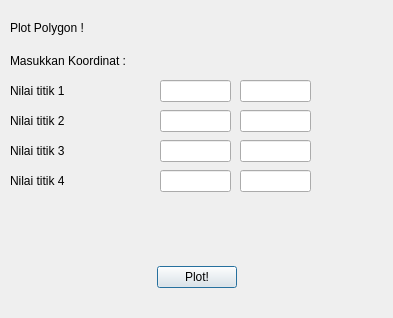
<?xml version="1.0" encoding="UTF-8"?>
<ui version="4.0">
 <class>newDialogBase</class>
 <widget class="QDialog" name="newDialogBase">
  <property name="geometry">
   <rect>
    <x>0</x>
    <y>0</y>
    <width>393</width>
    <height>318</height>
   </rect>
  </property>
  <property name="windowTitle">
   <string>new_plugin</string>
  </property>
  <widget class="QLabel" name="label_3">
   <property name="geometry">
    <rect>
     <x>10</x>
     <y>20</y>
     <width>191</width>
     <height>16</height>
    </rect>
   </property>
   <property name="text">
    <string>Plot Polygon !</string>
   </property>
  </widget>
  <widget class="QLineEdit" name="nilai_x1">
   <property name="geometry">
    <rect>
     <x>160</x>
     <y>80</y>
     <width>71</width>
     <height>22</height>
    </rect>
   </property>
  </widget>
  <widget class="QLineEdit" name="nilai_x2">
   <property name="geometry">
    <rect>
     <x>160</x>
     <y>110</y>
     <width>71</width>
     <height>22</height>
    </rect>
   </property>
  </widget>
  <widget class="QLineEdit" name="nilai_y1">
   <property name="geometry">
    <rect>
     <x>240</x>
     <y>80</y>
     <width>71</width>
     <height>22</height>
    </rect>
   </property>
  </widget>
  <widget class="QLineEdit" name="nilai_y2">
   <property name="geometry">
    <rect>
     <x>240</x>
     <y>110</y>
     <width>71</width>
     <height>22</height>
    </rect>
   </property>
  </widget>
  <widget class="QLineEdit" name="nilai_x3">
   <property name="geometry">
    <rect>
     <x>160</x>
     <y>140</y>
     <width>71</width>
     <height>22</height>
    </rect>
   </property>
  </widget>
  <widget class="QLineEdit" name="nilai_y3">
   <property name="geometry">
    <rect>
     <x>240</x>
     <y>140</y>
     <width>71</width>
     <height>22</height>
    </rect>
   </property>
  </widget>
  <widget class="QLineEdit" name="nilai_x4">
   <property name="geometry">
    <rect>
     <x>160</x>
     <y>170</y>
     <width>71</width>
     <height>22</height>
    </rect>
   </property>
  </widget>
  <widget class="QLineEdit" name="nilai_y4">
   <property name="geometry">
    <rect>
     <x>240</x>
     <y>170</y>
     <width>71</width>
     <height>22</height>
    </rect>
   </property>
  </widget>
  <widget class="QLabel" name="label">
   <property name="geometry">
    <rect>
     <x>10</x>
     <y>40</y>
     <width>151</width>
     <height>41</height>
    </rect>
   </property>
   <property name="text">
    <string>Masukkan Koordinat :</string>
   </property>
  </widget>
  <widget class="QWidget" name="">
   <property name="geometry">
    <rect>
     <x>10</x>
     <y>80</y>
     <width>133</width>
     <height>22</height>
    </rect>
   </property>
   <layout class="QHBoxLayout" name="horizontalLayout_2">
    <item>
     <widget class="QLabel" name="label_2">
      <property name="text">
       <string>Nilai titik 1</string>
      </property>
     </widget>
    </item>
    <item>
     <spacer name="horizontalSpacer_3">
      <property name="orientation">
       <enum>Qt::Horizontal</enum>
      </property>
      <property name="sizeHint" stdset="0">
       <size>
        <width>88</width>
        <height>20</height>
       </size>
      </property>
     </spacer>
    </item>
   </layout>
  </widget>
  <widget class="QWidget" name="">
   <property name="geometry">
    <rect>
     <x>10</x>
     <y>110</y>
     <width>130</width>
     <height>22</height>
    </rect>
   </property>
   <layout class="QHBoxLayout" name="horizontalLayout_3">
    <item>
     <widget class="QLabel" name="label_4">
      <property name="text">
       <string>Nilai titik 2</string>
      </property>
     </widget>
    </item>
    <item>
     <spacer name="horizontalSpacer_4">
      <property name="orientation">
       <enum>Qt::Horizontal</enum>
      </property>
      <property name="sizeHint" stdset="0">
       <size>
        <width>78</width>
        <height>20</height>
       </size>
      </property>
     </spacer>
    </item>
   </layout>
  </widget>
  <widget class="QWidget" name="">
   <property name="geometry">
    <rect>
     <x>10</x>
     <y>140</y>
     <width>129</width>
     <height>22</height>
    </rect>
   </property>
   <layout class="QHBoxLayout" name="horizontalLayout_4">
    <item>
     <widget class="QLabel" name="label_5">
      <property name="text">
       <string>Nilai titik 3</string>
      </property>
     </widget>
    </item>
    <item>
     <spacer name="horizontalSpacer_5">
      <property name="orientation">
       <enum>Qt::Horizontal</enum>
      </property>
      <property name="sizeHint" stdset="0">
       <size>
        <width>78</width>
        <height>20</height>
       </size>
      </property>
     </spacer>
    </item>
   </layout>
  </widget>
  <widget class="QWidget" name="">
   <property name="geometry">
    <rect>
     <x>13</x>
     <y>211</y>
     <width>367</width>
     <height>77</height>
    </rect>
   </property>
   <layout class="QVBoxLayout" name="verticalLayout">
    <item>
     <spacer name="verticalSpacer">
      <property name="orientation">
       <enum>Qt::Vertical</enum>
      </property>
      <property name="sizeHint" stdset="0">
       <size>
        <width>20</width>
        <height>38</height>
       </size>
      </property>
     </spacer>
    </item>
    <item>
     <layout class="QHBoxLayout" name="horizontalLayout">
      <item>
       <spacer name="horizontalSpacer">
        <property name="orientation">
         <enum>Qt::Horizontal</enum>
        </property>
        <property name="sizeHint" stdset="0">
         <size>
          <width>138</width>
          <height>20</height>
         </size>
        </property>
       </spacer>
      </item>
      <item>
       <widget class="QPushButton" name="pbPlot">
        <property name="text">
         <string>Plot!</string>
        </property>
       </widget>
      </item>
      <item>
       <spacer name="horizontalSpacer_2">
        <property name="orientation">
         <enum>Qt::Horizontal</enum>
        </property>
        <property name="sizeHint" stdset="0">
         <size>
          <width>118</width>
          <height>20</height>
         </size>
        </property>
       </spacer>
      </item>
     </layout>
    </item>
   </layout>
  </widget>
  <widget class="QWidget" name="">
   <property name="geometry">
    <rect>
     <x>10</x>
     <y>170</y>
     <width>129</width>
     <height>22</height>
    </rect>
   </property>
   <layout class="QHBoxLayout" name="horizontalLayout_5">
    <item>
     <widget class="QLabel" name="label_6">
      <property name="text">
       <string>Nilai titik 4</string>
      </property>
     </widget>
    </item>
    <item>
     <spacer name="horizontalSpacer_6">
      <property name="orientation">
       <enum>Qt::Horizontal</enum>
      </property>
      <property name="sizeHint" stdset="0">
       <size>
        <width>78</width>
        <height>20</height>
       </size>
      </property>
     </spacer>
    </item>
   </layout>
  </widget>
 </widget>
 <resources/>
 <connections/>
</ui>
